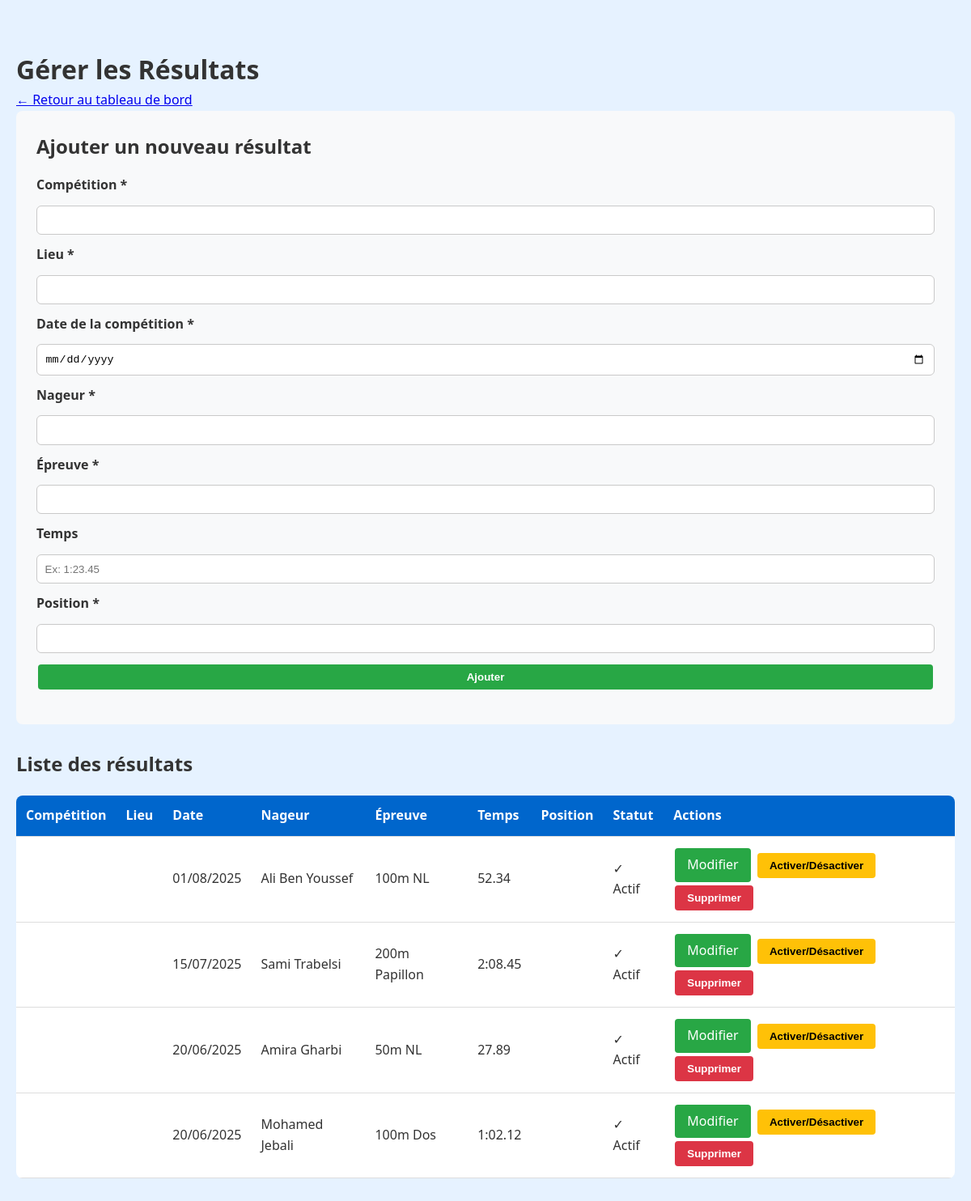
Page /manage-results.php (signed in) on the committed database.
### tables this page shows
CREATE TABLE resultats (
    id INT AUTO_INCREMENT PRIMARY KEY,
    date_competition DATE NOT NULL,
    nom_competition VARCHAR(255) NOT NULL,
    nageur VARCHAR(255) NOT NULL,
    epreuve VARCHAR(255) NOT NULL,
    resultat VARCHAR(100) NOT NULL,
    temps VARCHAR(50),
    actif TINYINT(1) DEFAULT 1,
    date_creation TIMESTAMP DEFAULT CURRENT_TIMESTAMP
);

### functions.php (called while the page is built, shortened)
<?php
function escape($string) {
    return htmlspecialchars($string, ENT_QUOTES, 'UTF-8');
}
function formatDate($date, $format = 'd/m/Y') {
    return date($format, strtotime($date));
}
?>

### manage-results.php (the view, shortened to what this page needs)
<?php
require_once '../includes/functions.php';
$db = getDB();
$resultats = $db->query("SELECT * FROM resultats ORDER BY date_competition DESC")->fetchAll();
$edit_result = null;
?>
<!DOCTYPE html>
<html lang="fr">
<head>
    <link rel="stylesheet" href="../style.css">
</head>
<body>
    <div class="admin-container">
        <h1>Gérer les Résultats</h1>
        <p><a href="index.php">← Retour au tableau de bord</a></p>
        <div class="form-section">
            <h2><?php echo $edit_result ? 'Modifier le résultat' : 'Ajouter un nouveau résultat'; ?></h2>
            <form method="POST">
                <label>Compétition *</label>
                <input type="text" name="competition" required value="<?php echo $edit_result['competition'] ?? ''; ?>">
                <label>Lieu *</label>
                <input type="text" name="lieu" required value="<?php echo $edit_result['lieu'] ?? ''; ?>">
                <label>Date de la compétition *</label>
                <input type="date" name="date_competition" required value="<?php echo $edit_result['date_competition'] ?? ''; ?>">
                <label>Nageur *</label>
                <input type="text" name="nageur" required value="<?php echo $edit_result['nageur'] ?? ''; ?>">
                <label>Épreuve *</label>
                <input type="text" name="epreuve" required value="<?php echo $edit_result['epreuve'] ?? ''; ?>">
                <label>Temps</label>
                <input type="text" name="temps" placeholder="Ex: 1:23.45" value="<?php echo $edit_result['temps'] ?? ''; ?>">
                <label>Position *</label>
                <input type="text" name="position" required value="<?php echo $edit_result['position'] ?? ''; ?>">
                <button type="submit" class="btn btn-edit">
                    <?php echo $edit_result ? 'Modifier' : 'Ajouter'; ?>
                </button>
            </form>
        </div>
        <h2>Liste des résultats</h2>
        <table>
            <thead>
                <tr>
                    <th>Compétition</th>
                    <th>Lieu</th>
                    <th>Date</th>
                    <th>Nageur</th>
                    <th>Épreuve</th>
                    <th>Temps</th>
                    <th>Position</th>
                    <th>Statut</th>
                    <th>Actions</th>
                </tr>
            </thead>
            <tbody>
                <?php foreach ($resultats as $resultat): ?>
                <tr>
                    <td><?php echo escape($resultat['competition']); ?></td>
                    <td><?php echo escape($resultat['lieu']); ?></td>
                    <td><?php echo formatDate($resultat['date_competition']); ?></td>
                    <td><?php echo escape($resultat['nageur']); ?></td>
                    <td><?php echo escape($resultat['epreuve']); ?></td>
                    <td><?php echo escape($resultat['temps'] ?? '-'); ?></td>
                    <td><?php echo escape($resultat['position']); ?></td>
                    <td><?php echo $resultat['actif'] ? '✓ Actif' : '✗ Inactif'; ?></td>
                    <td>
                        <a href="?edit=<?php echo $resultat['id']; ?>" class="btn btn-edit">Modifier</a>
                        <form method="POST" style="display:inline;">
                            <button type="submit" class="btn btn-toggle">Activer/Désactiver</button>
                        </form>
                        <form method="POST" style="display:inline;" onsubmit="return confirm('Êtes-vous sûr de vouloir supprimer ce résultat?');">
                            <button type="submit" class="btn btn-delete">Supprimer</button>
                        </form>
                    </td>
                </tr>
                <?php endforeach; ?>
            </tbody>
        </table>
    </div>
</body>
</html>

### style.css (style rules this page uses)
* { margin: 0; padding: 0; box-sizing: border-box; }
body { font-family: 'Segoe UI', Tahoma, sans-serif; line-height: 1.6; background-color: #e6f2ff; color: #333; }
.btn { display: inline-block; background: #005f99; color: #fff; padding: 0.55rem 1rem; border-radius: 6px; text-decoration: none; transition: background .2s; }
form { display: flex; flex-direction: column; gap: 12px; margin: 1rem 0; }
label { font-weight: 600; }
input, textarea, select { padding: 0.6rem; border: 1px solid #c9c9c9; border-radius: 6px; background: #fff; }
button { background: #005f99; color: #fff; padding: 0.75rem; border: none; border-radius: 6px; cursor: pointer; font-weight: 600; }
table { width: 100%; border-collapse: collapse; background: #fff; border-radius: 8px; overflow: hidden; }
th, td { padding: 12px; border-bottom: 1px solid #eee; text-align: left; }
th { background: #f3f8ff; }

### manage-results.php (style rules this page uses)
.admin-container { max-width: 1200px; margin: 40px auto; padding: 20px; }
.form-section { background: #f8f9fa; padding: 25px; border-radius: 8px; margin-bottom: 30px; }
table { width: 100%; border-collapse: collapse; margin-top: 20px; }
th, td { padding: 12px; text-align: left; border-bottom: 1px solid #ddd; }
th { background: #0066cc; color: white; }
.btn { padding: 8px 15px; margin: 2px; border: none; border-radius: 4px; cursor: pointer; text-decoration: none; display: inline-block; }
.btn-edit { background: #28a745; color: white; }
.btn-delete { background: #dc3545; color: white; }
.btn-toggle { background: #ffc107; color: black; }

### rows in the picture
resultats: date_competition "01/08/2025", nageur "Ali Ben Youssef", epreuve "100m NL", temps "52.34", actif "✓ Actif"
resultats: date_competition "15/07/2025", nageur "Sami Trabelsi", epreuve "200m Papillon", temps "2:08.45", actif "✓ Actif"
resultats: date_competition "20/06/2025", nageur "Amira Gharbi", epreuve "50m NL", temps "27.89", actif "✓ Actif"
resultats: date_competition "20/06/2025", nageur "Mohamed Jebali", epreuve "100m Dos", temps "1:02.12", actif "✓ Actif"
